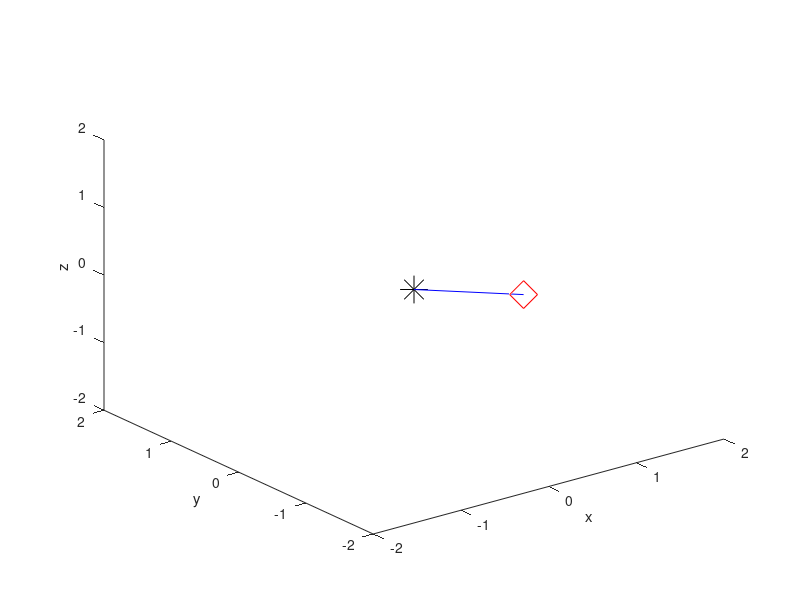

Source code (MATLAB):
clc
clear all
close all

vectOrig = [1 -1 0];
vectOrig = vectOrig/norm(vectOrig);

posePt = [0 0 0];

radius = 1;

newPt = posePt + vectOrig*radius;

x = [posePt(1) newPt(1)];
y = [posePt(2) newPt(2)];
z = [posePt(3) newPt(3)];

figure(1)
hold on;

axis([-2 2 -2 2 -2 2]);

plot3(posePt(1), posePt(2), posePt(3), '*k', 'MarkerSize', 20);
plot3(newPt(1), newPt(2), newPt(3), 'dr', 'MarkerSize', 20);
plot3(x, y, z, 'b');

view(3);

xlabel('x')
ylabel('y')
zlabel('z')

theta = atan(newPt(2)/newPt(1));
theta = theta * 180/pi
phi = acos(newPt(3)/radius);
phi = phi * 180/pi



hold off;
